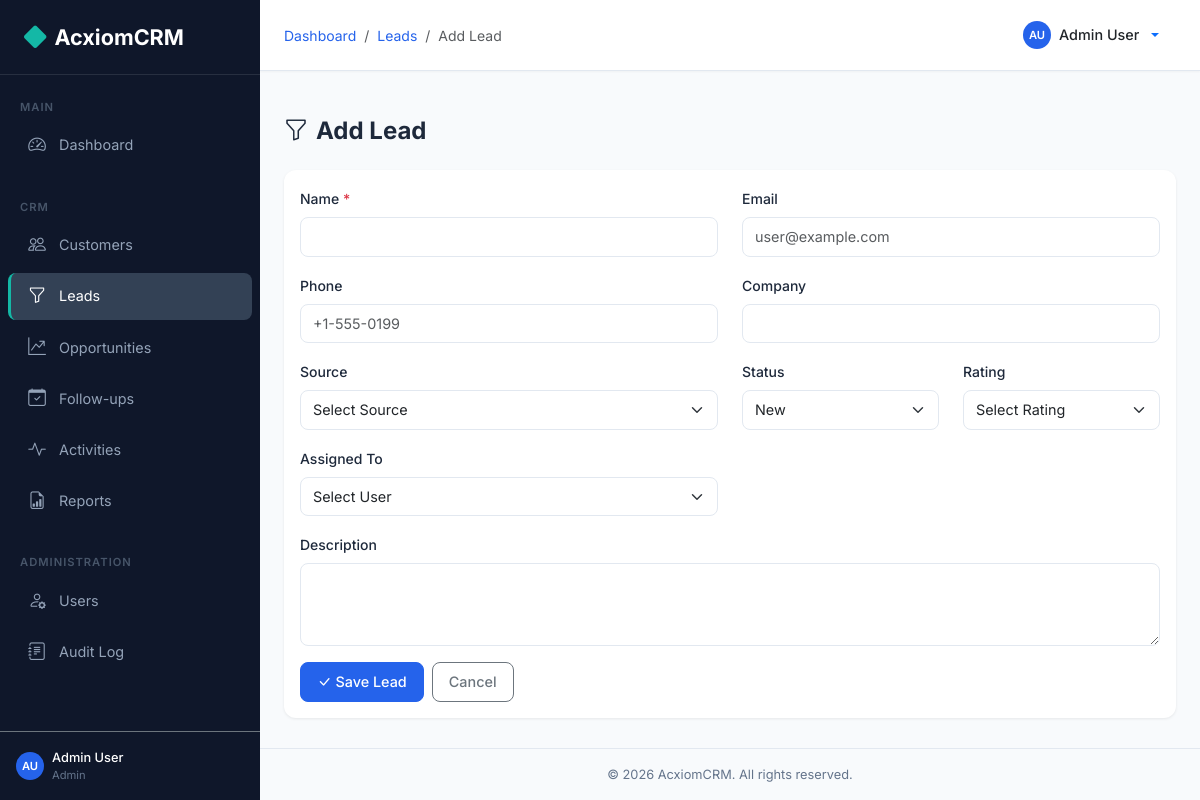
Screenshot of /leads/create (signed in) with the database file from the repository.
### backend/models.py (models this page shows, shortened)
class User(UserMixin, db.Model):
    __tablename__ = 'users'
    id = db.Column(db.Integer, primary_key=True)
    first_name = db.Column(db.String(50), nullable=False)
    last_name = db.Column(db.String(50), nullable=False)
    email = db.Column(db.String(120), unique=True, nullable=False, index=True)
    password_hash = db.Column(db.String(256), nullable=False)
    phone = db.Column(db.String(20))
    role_id = db.Column(db.Integer, db.ForeignKey('roles.id'), nullable=False)
    is_active = db.Column(db.Boolean, default=True)
    failed_login_count = db.Column(db.Integer, default=0)
    lockout_until = db.Column(db.DateTime, nullable=True)
    created_at = db.Column(db.DateTime, default=datetime.utcnow)
    updated_at = db.Column(db.DateTime, default=datetime.utcnow, onupdate=datetime.utcnow)
    customers = db.relationship('Customer', backref='assigned_user', lazy='dynamic', foreign_keys='Customer.assigned_to')
    leads = db.relationship('Lead', backref='assigned_user', lazy='dynamic', foreign_keys='Lead.assigned_to')
    opportunities = db.relationship('Opportunity', backref='assigned_user', lazy='dynamic', foreign_keys='Opportunity.assigned_to')
    @property
    def full_name(self):
        return f'{self.first_name} {self.last_name}'
    def is_admin(self):
        return self.role and self.role.name == 'Admin'

class Role(db.Model):
    __tablename__ = 'roles'
    id = db.Column(db.Integer, primary_key=True)
    name = db.Column(db.String(50), unique=True, nullable=False)
    description = db.Column(db.String(200))
    permissions = db.relationship('Permission', secondary=role_permissions, backref='roles')
    users = db.relationship('User', backref='role', lazy='dynamic')

### backend/routes/leads.py (the view, shortened to what this page needs)
@leads_bp.route('/create', methods=['GET', 'POST'])
@login_required
def create():
    users = User.query.filter_by(is_active=True).order_by(User.first_name).all()
    return render_template('leads/create.html', users=users)

### backend/models.py (called while the page is built)
@login_manager.user_loader
def load_user(user_id):
    return User.query.get(int(user_id))

### frontend/templates/leads/create.html (shortened to what this page needs)
{% extends 'base.html' %}
{% block breadcrumb %}
<li class="breadcrumb-item"><a href="{{ url_for('dashboard.index') }}">Dashboard</a></li>
<li class="breadcrumb-item"><a href="{{ url_for('leads.list_leads') }}">Leads</a></li>
<li class="breadcrumb-item active">Add Lead</li>
{% endblock %}
{% block content %}
<div class="page-header"><h1><i class="bi bi-funnel me-2"></i>Add Lead</h1></div>
<div class="card">
    <div class="card-body">
        <form method="POST">
            <div class="row">
                <div class="col-md-6 mb-3">
                    <label class="form-label">Name <span class="text-danger">*</span></label>
                    <input type="text" class="form-control" name="name" required maxlength="100" value="{{ request.form.get('name','') }}">
                </div>
                <div class="col-md-6 mb-3">
                    <label class="form-label">Email</label>
                    <input type="email" class="form-control" name="email" maxlength="120" placeholder="user@example.com" value="{{ request.form.get('email','') }}">
                </div>
                <div class="col-md-6 mb-3">
                    <label class="form-label">Phone</label>
                    <input type="tel" class="form-control" name="phone" pattern="[\+]?[0-9\-\s]{7,20}" title="Enter a valid phone number (digits, spaces, or hyphens)" maxlength="20" placeholder="+1-555-0199" value="{{ request.form.get('phone','') }}">
                </div>
                <div class="col-md-6 mb-3">
                    <label class="form-label">Company</label>
                    <input type="text" class="form-control" name="company" value="{{ request.form.get('company','') }}">
                </div>
                <div class="col-md-6 mb-3">
                    <label class="form-label">Source</label>
                    <select class="form-select" name="source">
                        <option value="">Select Source</option>
                    </select>
                </div>
                <div class="col-md-3 mb-3">
                    <label class="form-label">Status</label>
                    <select class="form-select" name="status">
                        {% for s in ['New','Contacted','Qualified','Unqualified'] %}
                        <option value="{{ s }}" {% if request.form.get('status','New') == s %}selected{% endif %}>{{ s }}</option>
                        {% endfor %}
                    </select>
                </div>
                <div class="col-md-3 mb-3">
                    <label class="form-label">Rating</label>
                    <select class="form-select" name="rating">
                        <option value="">Select Rating</option>
                    </select>
                </div>
                <div class="col-md-6 mb-3">
                    <label class="form-label">Assigned To</label>
                    <select class="form-select" name="assigned_to">
                        <option value="">Select User</option>
                    </select>
                </div>
                <div class="col-12 mb-3">
                    <label class="form-label">Description</label>
                    <textarea class="form-control" name="description" rows="3">{{ request.form.get('description','') }}</textarea>
                </div>
            </div>
            <div class="d-flex gap-2">
                <button type="submit" class="btn btn-primary"><i class="bi bi-check-lg me-1"></i>Save Lead</button>
                <a href="{{ url_for('leads.list_leads') }}" class="btn btn-outline-secondary">Cancel</a>
            </div>
        </form>
    </div>
</div>
{% endblock %}

### frontend/templates/base.html (shortened to what this page needs)
<!DOCTYPE html>
<html lang="en">
<head>
    <link href="https://cdn.jsdelivr.net/npm/bootstrap@5.3.2/dist/css/bootstrap.min.css" rel="stylesheet">
    <link href="https://cdn.jsdelivr.net/npm/bootstrap-icons@1.11.2/font/bootstrap-icons.min.css" rel="stylesheet">
    <link href="{{ url_for('static', filename='css/style.css') }}" rel="stylesheet">
</head>
<body>
    <nav id="sidebar" class="sidebar">
        <div class="sidebar-brand">
            <i class="bi bi-diamond-fill"></i> AcxiomCRM
        </div>
        <div class="sidebar-nav">
            <div class="sidebar-section">Main</div>
            <ul class="nav flex-column">
                <li class="nav-item">
                    <a class="nav-link {% if request.endpoint == 'dashboard.index' %}active{% endif %}" href="{{ url_for('dashboard.index') }}">
                        <i class="bi bi-speedometer2"></i> Dashboard
                    </a>
                </li>
            </ul>
            <div class="sidebar-section mt-3">CRM</div>
            <ul class="nav flex-column">
                <li class="nav-item">
                    <a class="nav-link {% if 'customers' in (request.endpoint or '') %}active{% endif %}" href="{{ url_for('customers.list_customers') }}">
                        <i class="bi bi-people"></i> Customers
                    </a>
                </li>
                <li class="nav-item">
                    <a class="nav-link {% if 'leads' in (request.endpoint or '') %}active{% endif %}" href="{{ url_for('leads.list_leads') }}">
                        <i class="bi bi-funnel"></i> Leads
                    </a>
                </li>
                <li class="nav-item">
                    <a class="nav-link {% if 'opportunities' in (request.endpoint or '') %}active{% endif %}" href="{{ url_for('opportunities.list_opportunities') }}">
                        <i class="bi bi-graph-up-arrow"></i> Opportunities
                    </a>
                </li>
                <li class="nav-item">
                    <a class="nav-link {% if 'followups' in (request.endpoint or '') %}active{% endif %}" href="{{ url_for('followups.list_followups') }}">
                        <i class="bi bi-calendar-check"></i> Follow-ups
                    </a>
                </li>
                <li class="nav-item">
                    <a class="nav-link {% if 'activities' in (request.endpoint or '') %}active{% endif %}" href="{{ url_for('activities.list_activities') }}">
                        <i class="bi bi-activity"></i> Activities
                    </a>
                </li>
                <li class="nav-item">
                    <a class="nav-link {% if 'reports' in (request.endpoint or '') %}active{% endif %}" href="{{ url_for('reports.index') }}">
                        <i class="bi bi-file-earmark-bar-graph"></i> Reports
                    </a>
                </li>
            </ul>
            {% if current_user.is_admin() %}
            <div class="sidebar-section mt-3">Administration</div>
            <ul class="nav flex-column">
                <li class="nav-item">
                    <a class="nav-link {% if 'users' in (request.endpoint or '') %}active{% endif %}" href="{{ url_for('users.list_users') }}">
                        <i class="bi bi-person-gear"></i> Users
                    </a>
                </li>
                <li class="nav-item">
                    <a class="nav-link {% if 'audit' in (request.endpoint or '') %}active{% endif %}" href="{{ url_for('audit.list_logs') }}">
                        <i class="bi bi-journal-text"></i> Audit Log
                    </a>
                </li>
            </ul>
            {% endif %}
        </div>
        <div class="p-3 border-top border-secondary">
            <div class="d-flex align-items-center gap-2">
                <div class="user-avatar user-avatar-sm">{{ current_user.first_name[0] }}{{ current_user.last_name[0] }}</div>
                <div class="flex-grow-1">
                    <div style="font-size:0.8rem;color:#fff;font-weight:500;">{{ current_user.full_name }}</div>
                    <div style="font-size:0.7rem;color:#64748B;">{{ current_user.role.name }}</div>
                </div>
            </div>
        </div>
    </nav>
    <div class="main-content">
        <div class="top-navbar">
            <div class="d-flex align-items-center gap-3">
                <nav aria-label="breadcrumb">
                    <ol class="breadcrumb mb-0">
                        {% block breadcrumb %}{% endblock %}
                    </ol>
                </nav>
            </div>
            <div class="dropdown">
                <button class="btn btn-link text-decoration-none dropdown-toggle d-flex align-items-center gap-2" type="button" data-bs-toggle="dropdown">
                    <div class="user-avatar user-avatar-sm">{{ current_user.first_name[0] }}{{ current_user.last_name[0] }}</div>
                    <span class="text-dark fw-medium" style="font-size:0.9rem;">{{ current_user.full_name }}</span>
                </button>
            </div>
        </div>
        <div class="content-area pb-0 pt-3" style="padding-bottom:0!important;">
        </div>
        <div class="content-area">
            {% block content %}{% endblock %}
        </div>
        <div class="footer">
            &copy; 2026 AcxiomCRM. All rights reserved.
        </div>
    </div>
</body>
</html>

### frontend/static/css/style.css (style rules this page uses)
:root { --primary: #2563EB; --primary-dark: #1D4ED8; --sidebar-bg: #0F172A; --sidebar-hover: #1E293B; --sidebar-active: #334155; --bg: #F8FAFC; --card-bg: #FFFFFF; --accent: #14B8A6; --text-primary: #1E293B; --text-secondary: #64748B; --border: #E2E8F0; --sidebar-width: 260px; }
body { background-color: var(--bg); font-family: 'Inter', -apple-system, BlinkMacSystemFont, 'Segoe UI', sans-serif; color: var(--text-primary); }
.sidebar { position: fixed; top: 0; left: 0; width: var(--sidebar-width); height: 100vh; background: var(--sidebar-bg); z-index: 1040; transition: transform 0.3s ease; overflow-y: auto; display: flex; flex-direction: column; }
.sidebar-brand { padding: 1.25rem 1.5rem; font-size: 1.35rem; font-weight: 700; color: #fff; border-bottom: 1px solid rgba(255,255,255,0.1); display: flex; align-items: center; gap: 0.5rem; }
.sidebar-brand i { color: var(--accent); font-size: 1.4rem; }
.sidebar-nav { flex: 1; padding: 0.75rem 0; }
.sidebar-nav .nav-item { margin: 2px 8px; }
.sidebar-nav .nav-link { color: #94A3B8; padding: 0.65rem 1rem; border-radius: 8px; display: flex; align-items: center; gap: 0.75rem; font-size: 0.9rem; transition: all 0.2s; text-decoration: none; border-left: 3px solid transparent; }
.sidebar-nav .nav-link.active { color: #fff; background: var(--sidebar-active); border-left-color: var(--accent); }
.sidebar-nav .nav-link i { font-size: 1.1rem; width: 20px; text-align: center; }
.sidebar-section { padding: 0.75rem 1.25rem 0.25rem; font-size: 0.7rem; text-transform: uppercase; letter-spacing: 1px; color: #475569; font-weight: 600; }
.main-content { margin-left: var(--sidebar-width); min-height: 100vh; display: flex; flex-direction: column; }
.top-navbar { background: var(--card-bg); border-bottom: 1px solid var(--border); padding: 0.75rem 1.5rem; display: flex; align-items: center; justify-content: space-between; position: sticky; top: 0; z-index: 1030; box-shadow: 0 1px 2px rgba(0,0,0,0.04); }
.content-area { padding: 1.5rem; flex: 1; }
.card { border: none; border-radius: 12px; box-shadow: 0 1px 3px rgba(0,0,0,0.08); background: var(--card-bg); }
.form-control, .form-select { border-radius: 8px; border: 1px solid var(--border); padding: 0.5rem 0.75rem; font-size: 0.9rem; transition: border-color 0.2s, box-shadow 0.2s; }
.form-label { font-weight: 500; font-size: 0.875rem; color: var(--text-primary); }
.btn { border-radius: 8px; font-size: 0.9rem; font-weight: 500; padding: 0.5rem 1rem; }
.btn-primary { background: var(--primary); border-color: var(--primary); }
.breadcrumb { margin-bottom: 0; font-size: 0.875rem; background: transparent; }
.breadcrumb-item a { color: var(--primary); text-decoration: none; }
.page-header { display: flex; justify-content: space-between; align-items: center; margin-bottom: 1.5rem; flex-wrap: wrap; gap: 0.75rem; }
.page-header h1 { font-size: 1.5rem; font-weight: 700; margin: 0; }
.user-avatar { width: 36px; height: 36px; border-radius: 50%; background: var(--primary); color: #fff; display: flex; align-items: center; justify-content: center; font-weight: 600; font-size: 0.85rem; }
.user-avatar-sm { width: 28px; height: 28px; font-size: 0.7rem; }
.footer { padding: 1rem 1.5rem; text-align: center; color: var(--text-secondary); font-size: 0.8rem; border-top: 1px solid var(--border); }

### rows the page displays
User: first_name "A", last_name "U", full_name "Admin User"
Role: role.name "Admin"

### other values shown
form field status "New"
